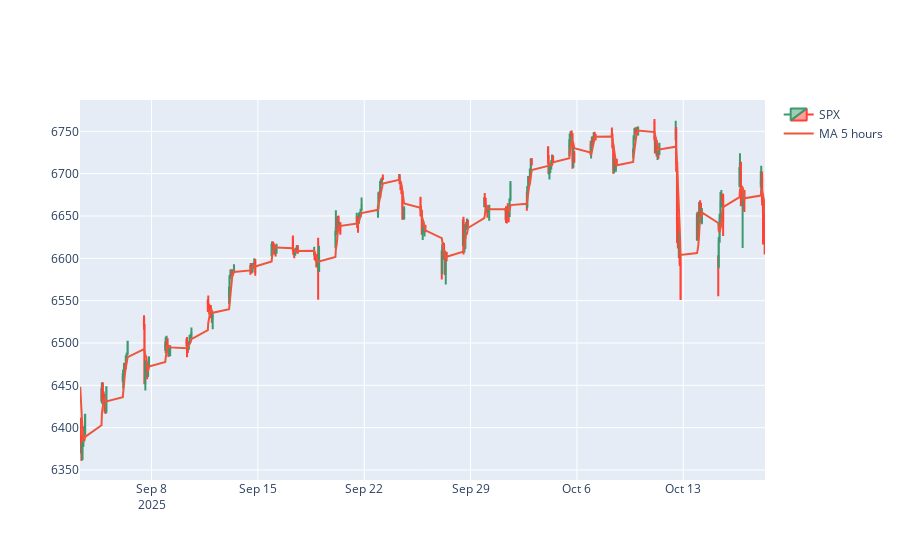

The notebook cell this image was saved under:
### Code cell
fig.show()

### Figure 1 — Plotly figure (JSON) as saved in the notebook; plotly's stock layout.template omitted (floating-point values rounded to 4 significant figures; data arrays with more than 128 entries replaced by an {"elided": "..."} marker saying what was removed)
{"data": [{"close": {"elided": "230 float values"}, "high": {"elided": "230 float values"}, "low": {"elided": "230 float values"}, "name": "SPX", "open": {"elided": "230 float values"}, "type": "candlestick", "x": {"elided": "230 str values"}}, {"name": "MA 5 hours", "type": "scatter", "x": {"elided": "230 str values"}, "y": {"elided": "230 float values"}}], "layout": {"xaxis": {"rangebreaks": [{"bounds": [6, 1], "pattern": "day of week"}], "rangeslider": {"visible": false}}}}
